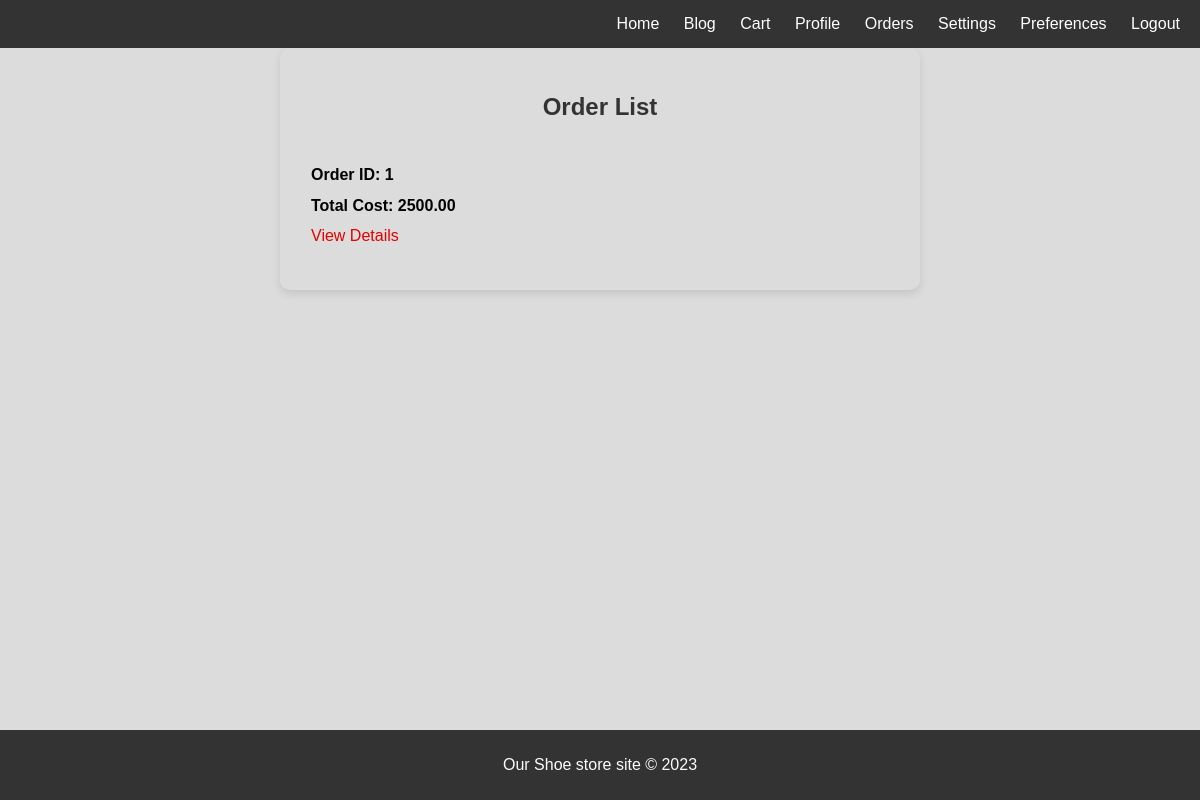
The app's page /cart/order-list/ (signed in), older data.
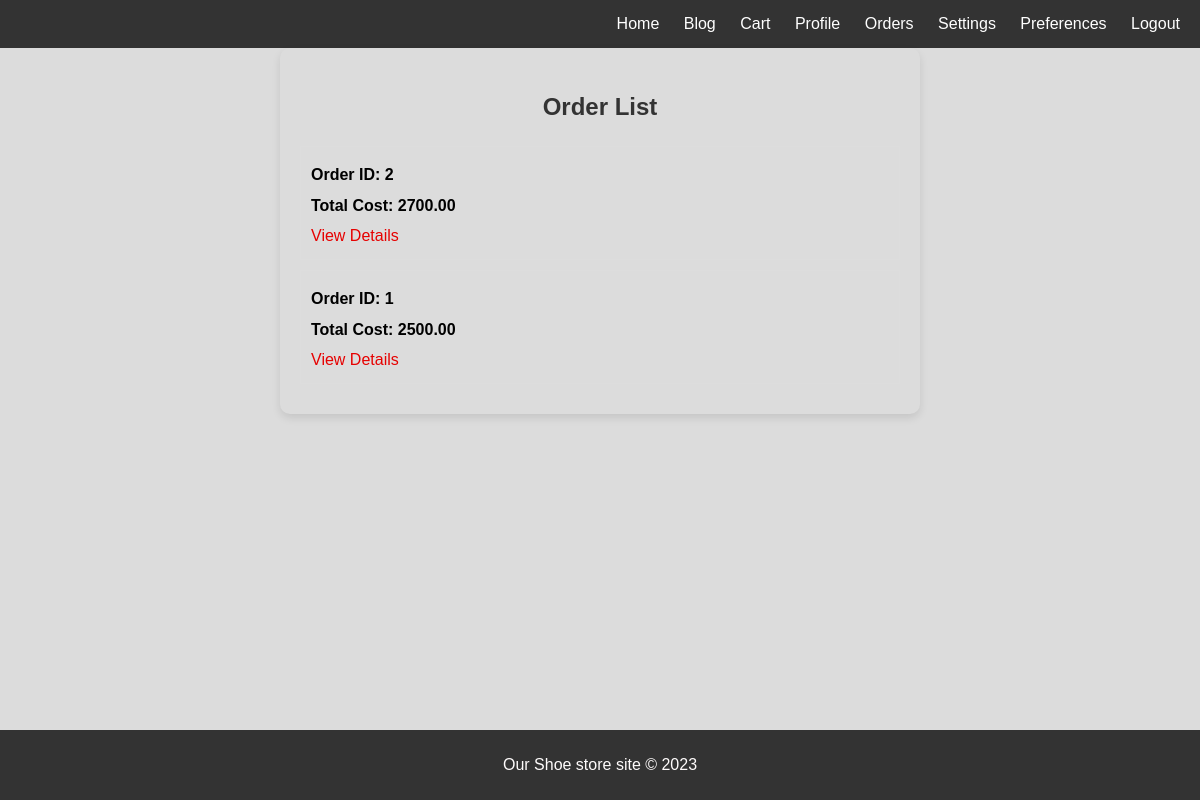
The same page, newer data.
### cart/models.py (models this page shows, shortened)
class Checkout(models.Model):
    STATUS_CHOICES = [
        ('Pending', 'Pending'),
        ('Completed', 'Completed'),
        ('Failed', 'Failed'),
    ]
    user = models.ForeignKey(
        "users.User",
        on_delete=models.CASCADE,
        verbose_name="user",
        help_text="The user who is checking out"
    )
    created_at = models.DateTimeField(
        auto_now_add=True,
        verbose_name="created at",
        help_text="The timestamp indicating when the checkout was created"
    )
    order_total = models.DecimalField(
        max_digits=10,
        decimal_places=2,
        verbose_name="order total",
        help_text="Total cost of the order"
    )
    payment_status = models.CharField(
        max_length=100,
        choices=STATUS_CHOICES,
        default='Pending',
        verbose_name="payment status",
        help_text="Status of the payment"
    )
    transaction_id = models.CharField(
        max_length=100,
        blank=True,
        null=True,
        verbose_name="transaction id",
        help_text="Transaction ID for the payment"
    )
    payment_option = models.CharField(
        max_length=100,
        choices=[('credit_card', 'Credit Card'), ('visa', 'Visa'), ('debit_card', 'Debit Card')],
        default='credit_card',
        verbose_name="payment option",
    )
    delivery_address = models.TextField(
        null=True,
    )

### cart/views.py (the view)
# urls.py: path('order-list/', views.order_list, name='order_list'),
@login_required
def order_list(request):
    orders = Checkout.objects.filter(user=request.user).order_by('-created_at')
    return render(request, 'order_list.html', {'orders': orders})

### cart/templates/order_list.html
{% extends 'base.html' %}
{% load static %}
{% block content %}
    <div style="max-width: 600px; margin: auto; text-align: center; padding: 20px; box-shadow: 0 4px 8px rgba(0, 0, 0, 0.1); border-radius: 10px;">
        <h2 style="margin-bottom: 20px; font-weight: bold; color: #333;">Order List</h2>
        {% for order in orders %}
            <div style="border: 1px solid #ddd; margin-bottom: 10px; padding: 10px; text-align: left;">
                <p style="margin: 5px 0;font-weight: bold;">Order ID: {{ order.id }}</p>
                <p style="margin: 5px 0; font-weight: bold;">Total Cost: {{ order.order_total }}</p>
                <a href="{% url 'cart:order_detail' order.id %}" style="color: #E60100; text-decoration: none;">View Details</a>
            </div>
        {% empty %}
            <p style="font-weight: bold; color: #555;">No orders found.</p>
        {% endfor %}
    </div>
{% endblock %}

Row changes from the older to the newer data that the page shows:
added Checkout: id "2", order_total "2700.00"
